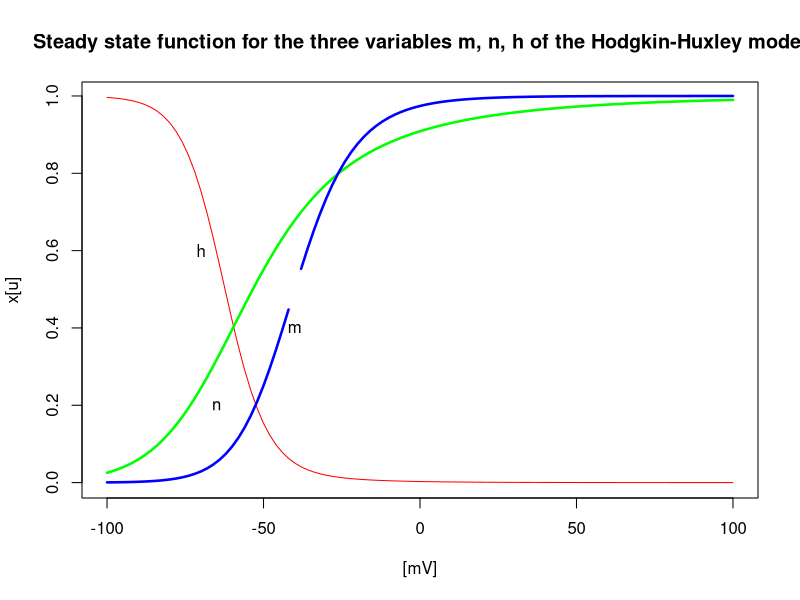
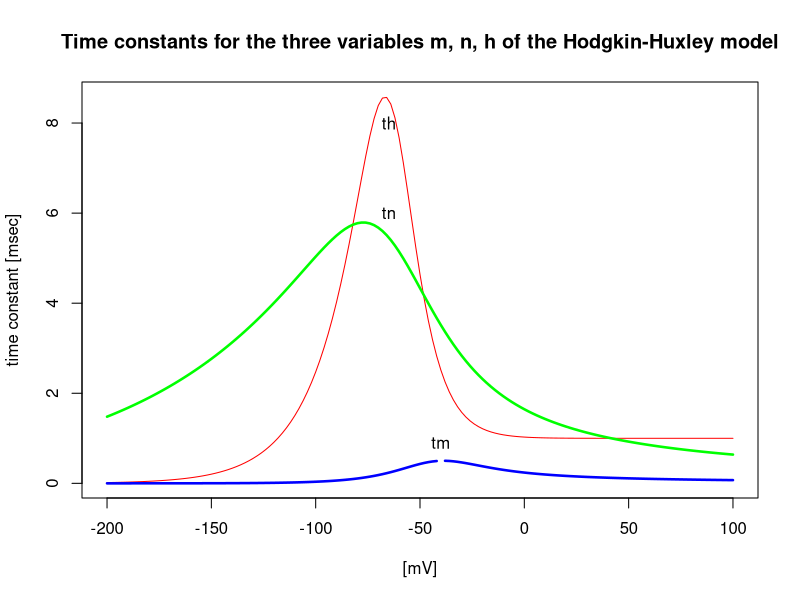
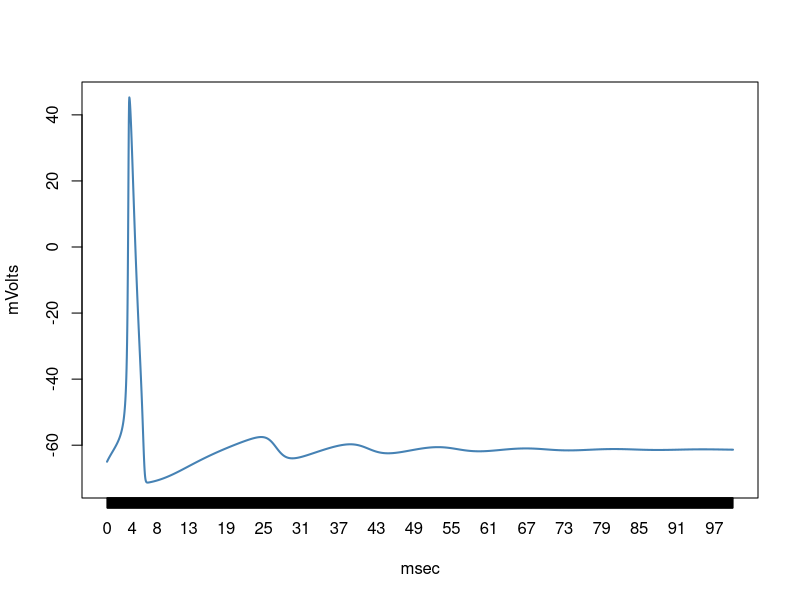
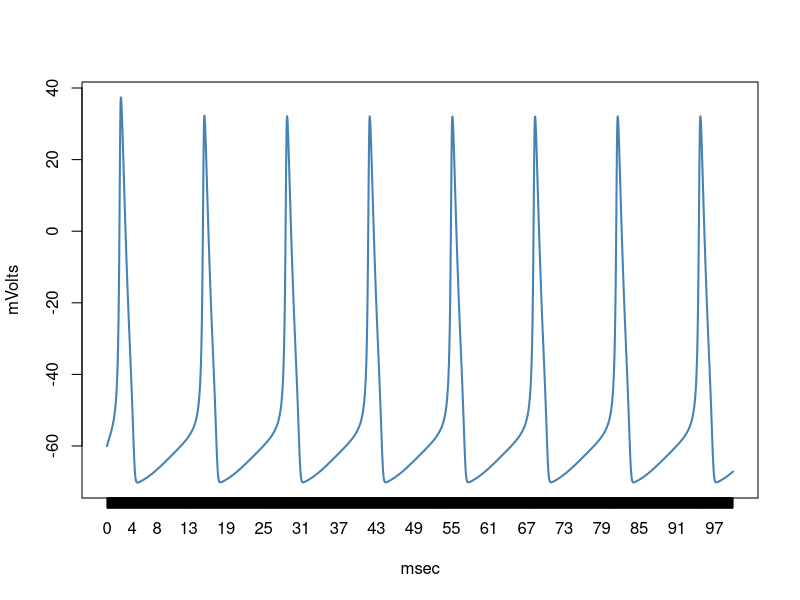

The R script that drew these images, in order:
## ---- chunk 1
knitr::opts_chunk$set(echo = FALSE)
## ---- chunk 2

v=seq(-100,100,by=2)
dt=2

am <- function(v) 0.1*(v+40)/(1-exp(-(v+40)/10))
bm <- function(v) 4*exp(-(v+65)/18)
m  = am(v)/(am(v)+bm(v))

ah <- function(v) 0.07*exp(-(v+65)/20)
bh <- function(v) 1/(1+exp(-(v+35)/10))
h=  ah(v)/(ah(v) + bh(v))

an <- function(v) 0.01*(v+55)/(1-exp(-(v+55)/10))
bn <- function(v) 0.125*exp(-(v+65)/80)
n= an(v)/(an(v) + bn(v))

plot(v,h,pch=20,col="red", ylab = "x[u]", xlab="[mV]",type="l", main = "Steady state function for the three variables m, n, h of the Hodgkin-Huxley model")
#axis(, at=(v), labels=c(seq(head(v, n=1),tail(v, n=1),by=dt)))
lines(v,n,col="green", type="l",lwd=2.5)
lines(v,m,col="blue", type = "l", lwd=2.5)

text(x=-70,y=.6, label = "h")
text(x=-65,y=.2, label = "n")
text(x=-40,y=.4, label = "m")


## ---- chunk 3


v=seq(-200,100,by=2)
dt=2

ah <- function(v) 0.07*exp(-(v+65)/20)
bh <- function(v) 1/(1+exp(-(v+35)/10))
ht=  {1/(ah(v) + bh(v))}

an <- function(v) 0.01*(v+55)/(1-exp(-(v+55)/10))
bn <- function(v) 0.125*exp(-(v+65)/80)
nt=  {1/(an(v) + bn(v))}

am <- function(v) 0.1*(v+40)/(1-exp(-(v+40)/10))
bm <- function(v) 4*exp(-(v+65)/18)
mt=  {1/(am(v) + bm(v))}

plot(v,ht,pch=20,col="red", ylab = "time constant [msec]", xlab="[mV]",type="l", main = "Time constants for the three variables m, n, h of the Hodgkin-Huxley model")
#axis(, at=(v), labels=c(seq(head(v, n=1),tail(v, n=1),by=dt)))
lines(v,nt,col="green", type="l",lwd=2.5)
lines(v,mt,col="blue", type = "l", lwd=2.5)

text(x=-65,y=6, label = "tn")
text(x=-65,y=8, label = "th")
text(x=-40,y=.9, label = "tm")

## ---- chunk 4

library( lattice )
Cm=0.01;    # Membrane Capcitance uF/cm^2
dt=.04;     # Time Step ms
I=.007;       #External Current Applied
ENa=55.17;  # mv Na reversal potential
EK=-72.14;  # mv K reversal potential
El=-49.42;  # mv Leakage reversal potential
gbarNa=1.2; # mS/cm^2 Na conductance
gbarK=0.36; # mS/cm^2 K conductance
gbarl=0.003 # mS/cm^2 Leakage conductance
t=(seq(0,100,by=dt)) #Time Array ms


v = -65 # Initial Membrane voltage

    am <- function(v) 0.1*(v+40)/(1-exp(-(v+40)/10))
    bm <- function(v) 4*exp(-(v+65)/18)
    ah <- function(v) 0.07*exp(-(v+65)/20)
    bh <- function(v) 1/(1+exp(-(v+35)/10))
    an <- function(v) 0.01*(v+55)/(1-exp(-(v+55)/10))
    bn <- function(v) 0.125*exp(-(v+65)/80)
    
  

m=am(v)/(am(v)+bm(v)); # Initial m-value
n=an(v)/(an(v)+bn(v)); # Initial n-value
h=ah(v)/(ah(v)+bh(v)); # Initial h-value



i <- 1
i=1
for (i in 1:(length(t)-1)) {
  
 m[i+1]=m[i]+dt*((am(v[i])*(1-m[i]))-(bm(v[i])*m[i]))
 n[i+1]=n[i]+dt*((an(v[i])*(1-n[i]))-(bn(v[i])*n[i]))
 h[i+1]=h[i]+dt*((ah(v[i])*(1-h[i]))-(bh(v[i])*h[i]))
 gNa=gbarNa*m[i]^3*h[i]
 gK=gbarK*n[i]^4
 gl=gbarl

 INa=gNa*(v[i]-ENa)
 IK=gK*(v[i]-EK)
 Il=gl*(v[i]-El)

 
 #Euler method to find the next voltage value
 v[i+1]=v[i]+(dt)*((1/Cm)*(I-(INa+IK+Il)))
   
   i = i+dt
}

x=seq(0,25,by=dt)
plot(v, xlab="msec", ylab="mVolts", xaxt = "n",pch=19,col="steelblue", type="l", lwd=2)
axis(1, at=seq(t), labels=c(seq(0,tail(t, n=1),by=dt)))

## ---- chunk 5

library( lattice )
Cm=0.01;    # Membrane Capcitance uF/cm^2
dt=.04;     # Time Step ms
I=.1;       #External Current Applied
ENa=55.17;  # mv Na reversal potential
EK=-72.14;  # mv K reversal potential
El=-49.42;  # mv Leakage reversal potential
gbarNa=1.2; # mS/cm^2 Na conductance
gbarK=0.36; # mS/cm^2 K conductance
gbarl=0.003 # mS/cm^2 Leakage conductance
t=(seq(0,100,by=dt)) #Time Array ms


v = -60 # Initial Membrane voltage

    am <- function(v) 0.1*(v+40)/(1-exp(-(v+40)/10))
    bm <- function(v) 4*exp(-(v+65)/18)
    ah <- function(v) 0.07*exp(-(v+65)/20)
    bh <- function(v) 1/(1+exp(-(v+35)/10))
    an <- function(v) 0.01*(v+55)/(1-exp(-(v+55)/10))
    bn <- function(v) 0.125*exp(-(v+65)/80)
    
  

m=am(v)/(am(v)+bm(v)); # Initial m-value
n=an(v)/(an(v)+bn(v)); # Initial n-value
h=ah(v)/(ah(v)+bh(v)); # Initial h-value



i <- 1
i=1
for (i in 1:(length(t)-1)) {
  
 m[i+1]=m[i]+dt*((am(v[i])*(1-m[i]))-(bm(v[i])*m[i]))
 n[i+1]=n[i]+dt*((an(v[i])*(1-n[i]))-(bn(v[i])*n[i]))
 h[i+1]=h[i]+dt*((ah(v[i])*(1-h[i]))-(bh(v[i])*h[i]))
 gNa=gbarNa*m[i]^3*h[i]
 gK=gbarK*n[i]^4
 gl=gbarl

 INa=gNa*(v[i]-ENa)
 IK=gK*(v[i]-EK)
 Il=gl*(v[i]-El)

 
 #Euler method to find the next voltage value
 v[i+1]=v[i]+(dt)*((1/Cm)*(I-(INa+IK+Il)))
   
   i = i+dt
}

x=seq(0,25,by=dt)
plot(v, xlab="msec", ylab="mVolts", xaxt = "n",pch=19,col="steelblue", type="l", lwd=2)
axis(1, at=seq(t), labels=c(seq(0,tail(t, n=1),by=dt)))


